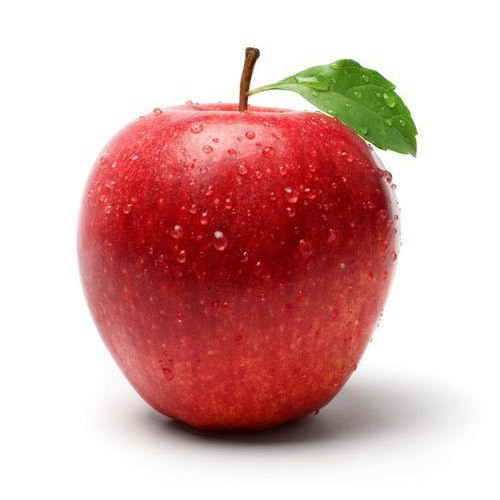
#> input picture apple.jpg, 500 x 500 px
$ python ImageBlend.py
#> lines starting #> are read from the running program, lines starting #| are printed output that depends on the picture
#Import the necessary libraries
import cv2
import numpy as np

#Reading the images that have to be blended
apple = cv2.imread('apple.jpg')
#> apple is the input picture: shape (500, 500, 3); mean B, G, R 173.5, 175.8, 218.3
orange = cv2.imread('orange.png')
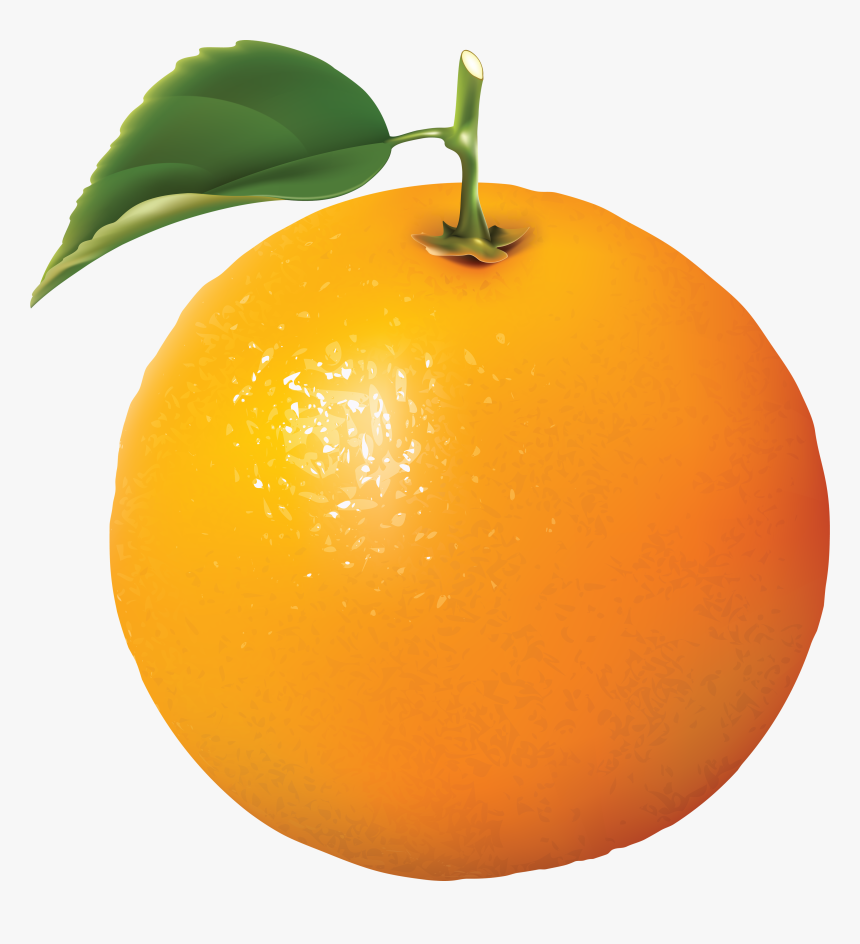
#> input picture orange.png, 860 x 944 px
#> orange is the input picture: shape (944, 860, 3); mean B, G, R 132.7, 192.4, 234

#Resizing the images to the same size
apple = cv2.resize(apple, (512,512))
#> apple: shape (512, 512, 3)
orange = cv2.resize(orange,(512,512))
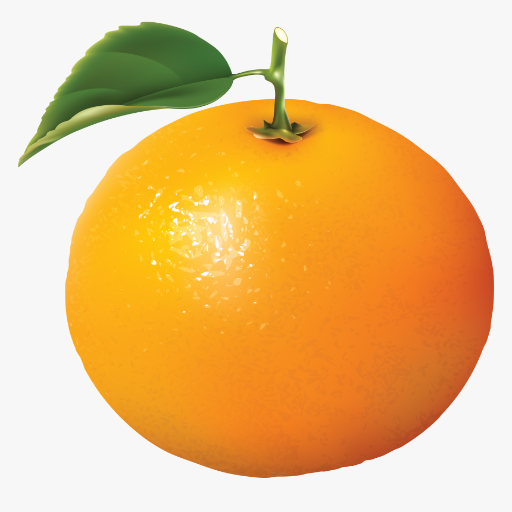
#> orange: shape (512, 512, 3); mean B, G, R 132.7, 192.3, 234

#Blending the images simply without using pyramids
apple_orange = np.hstack((apple[:, :256], orange[:, 256:]))
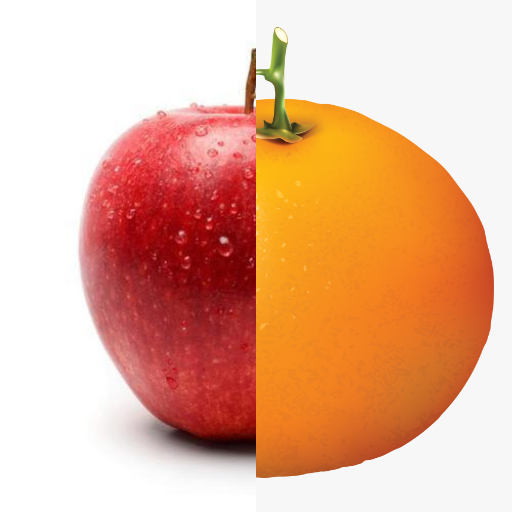
#> apple_orange: shape (512, 512, 3); mean B, G, R 152.2, 179.6, 231.2

cv2.imshow('Apple',apple)
cv2.imshow('Orange',orange)
cv2.imshow('Blend', apple_orange) #Simple blending(not very smooth)

#Gaussian pyramid for apple
apple_copy = apple.copy()
gp_apple = [apple_copy]
for i in range(6):
    apple_copy = cv2.pyrDown(apple_copy)
    gp_apple.append(apple_copy)
#> this loop made 6 passes
#> pass 3, `apple_copy = cv2.pyrDown(apple_copy)`:
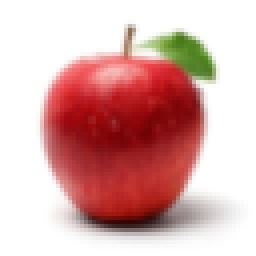
#> apple_copy: shape (64, 64, 3) (shown 4 times larger); mean B, G, R 173.4, 175.8, 218.2
#> after the loop, gp_apple = 7 items

#Gaussian pyramid for orange
orange_copy = orange.copy()
gp_orange = [orange_copy]
for i in range(6):
    orange_copy = cv2.pyrDown(orange_copy)
    gp_orange.append(orange_copy)
#> this loop made 6 passes
#> pass 3, `orange_copy = cv2.pyrDown(orange_copy)`:
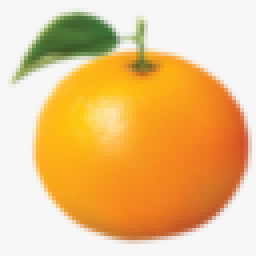
#> orange_copy: shape (64, 64, 3) (shown 4 times larger); mean B, G, R 132.7, 192.3, 234
#> after the loop, gp_orange = 7 items

#Laplacian pyramid for apple
apple_copy = gp_apple[5]
lp_apple = [apple_copy]
for i in range(5, 0, -1):
    gaussian_expanded = cv2.pyrUp(gp_apple[i])
    laplacian = cv2.subtract(gp_apple[i-1], gaussian_expanded)
    lp_apple.append(laplacian)
#> after the loop, lp_apple = 6 items

#Laplacian pyramid for orange
orange_copy = gp_orange[5]
lp_orange = [orange_copy]
for i in range(5, 0, -1):
    gaussian_expanded = cv2.pyrUp(gp_orange[i])
    laplacian = cv2.subtract(gp_orange[i-1], gaussian_expanded)
    lp_orange.append(laplacian)
#> after the loop, lp_orange = 6 items

#Adding left and right halves of images in each level
apple_orange_pyramid = []
n = 0
for apple_lap, orange_lap in zip(lp_apple, lp_orange):
    n += 1
    cols,rows,ch = apple_lap.shape
    laplacian = np.hstack((apple_lap[:, 0:int(cols/2)], orange_lap[:, int(cols/2):]))
    apple_orange_pyramid.append(laplacian)
#> this loop made 6 passes
#> (cols, rows) on passes 1 to 6: (16, 16), (32, 32), (64, 64), (128, 128), (256, 256), (512, 512)
#> pass 3, `laplacian = np.hstack((apple_lap[:, 0:int(cols/2)], orange_lap[:, int(..`:
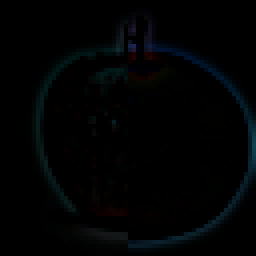
#> laplacian: shape (64, 64, 3) (shown 4 times larger); mean of channels 0, 1, 2 3.2, 2.6, 1.3; drawn as B, G, R
#> after the loop, apple_orange_pyramid = 6 items; n = 6

#Reconstruction
apple_orange_reconstruct = apple_orange_pyramid[0]
for i in range(1,6):
    apple_orange_reconstruct = cv2.pyrUp(apple_orange_reconstruct)
    apple_orange_reconstruct = cv2.add(apple_orange_pyramid[i], apple_orange_reconstruct)
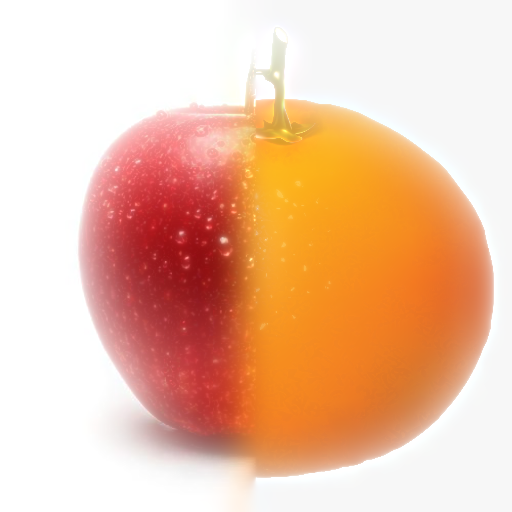
#> apple_orange_reconstruct: shape (512, 512, 3); mean of channels 0, 1, 2 164.2, 192.2, 238.2; drawn as B, G, R

cv2.imshow('apple_orange_reconstruct', apple_orange_reconstruct)
cv2.waitKey(0)
cv2.destroyAllWindows()
